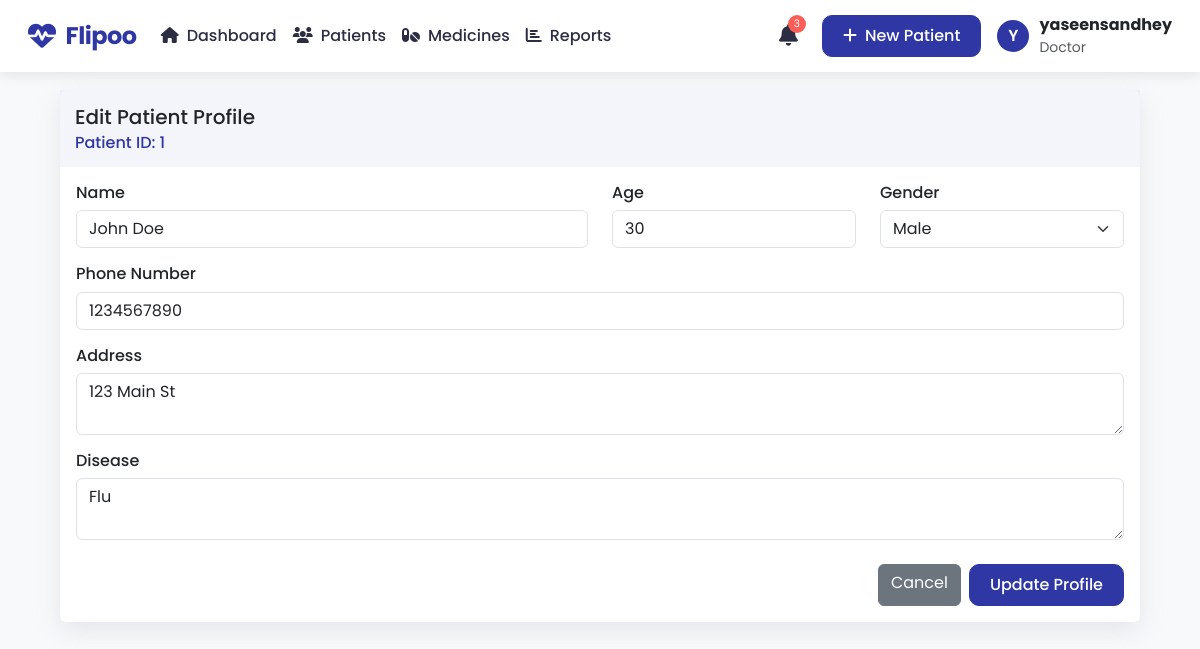
The page /editPatient.php?id=1 (signed in) on the database its author committed.
### tables this page shows
CREATE TABLE `patient` (
  `id` int(11) NOT NULL,
  `name` varchar(100) NOT NULL,
  `age` int(10) NOT NULL,
  `gender` varchar(10) NOT NULL,
  `contact` double NOT NULL,
  `address` varchar(200) NOT NULL,
  `disease` varchar(100) NOT NULL,
  `registration_date` date DEFAULT curdate()
);

### editPatient.php (the view, shortened to what this page needs)
<?php
include 'dbConnect.php';
$patient_id = $_GET['id'];
$patient_sql = "SELECT * FROM patient WHERE id = $patient_id";
$patient_result = mysqli_query($conn, $patient_sql);
$patient = mysqli_fetch_assoc($patient_result);
?>
<!DOCTYPE html>
<html lang="en">
<head>
    <link rel="stylesheet" href="assets/bootstrap/css/bootstrap.min.css">
    <link rel="stylesheet" href="https://cdnjs.cloudflare.com/ajax/libs/font-awesome/6.0.0-beta3/css/all.min.css">
    <link rel="stylesheet" href="style.css">
</head>
<body>
    <?php include 'header.php'; ?>
    <div class="container-fix mb-4">
        <div class="card profile-box">
            <div class="profile-head">
                <h5 class="card-title">Edit Patient Profile</h5>
                <h6 class="card-subtitle primary-color">Patient ID: <?php echo $patient_id ?></h6>
            </div>
            <div class="card-body">
                <form method="POST" action="">
                    <div class="row">
                        <div class="col-md-6 mb-3">
                            <h6 for="name" class="form-label">Name</h6>
                            <input type="text" class="form-control" id="name" name="name" value="<?php echo $patient['name']; ?>" required>
                        </div>
                        <div class="col-md-3 mb-3">
                            <h6 for="age" class="form-label">Age</h6>
                            <input type="number" class="form-control" id="age" name="age" value="<?php echo $patient['age']; ?>" required>
                        </div>
                        <div class="col-md-3 mb-3">
                            <h6 for="gender" class="form-label">Gender</h6>
                            <select class="form-select" id="gender" name="gender" required>
                                <option value="male" <?php echo ($patient['gender'] == 'male') ? 'selected' : ''; ?>>Male</option>
                            </select>
                        </div>
                    </div>
                    <div class="mb-3">
                        <h6 for="contact" class="form-label">Phone Number</h6>
                        <input type="text" class="form-control" id="contact" name="contact" value="<?php echo $patient['contact']; ?>" required>
                    </div>
                    <div class="mb-3">
                        <h6 for="address" class="form-label">Address</h6>
                        <textarea class="form-control" id="address" name="address" rows="2" required><?php echo $patient['address']; ?></textarea>
                    </div>
                    <div class="mb-3">
                        <h6 for="disease" class="form-label">Disease</h6>
                        <textarea class="form-control" id="disease" name="disease" rows="2" required><?php echo $patient['disease']; ?></textarea>
                    </div>
                    <div class="d-flex justify-content-end button-group mt-4">
                        <a href="patientDetails.php?id=<?php echo $patient_id; ?>" class="btn btn-secondary me-2">Cancel</a>
                        <button type="submit" class="btn custom-btn">Update Profile</button>
                    </div>
                </form>
            </div>
        </div>
    </div>
</body>
</html>

### style.css (style rules this page uses)
:root { --primary-color: #5D5FEF; --secondary-text-color: #A0A3B1; --text-color: #2B2D42; --background-color: #FFFFFF; --accent-red: #FF5E57; --accent-green: #00C896; --accent-blue: #00A3FF; --accent-purple: #6C63FF; --hover-background: #F0F4FF; }
.container-fix { margin-left: 60px; margin-right: 60px; }
.custom-btn { background-color: #2E37A4 !important; color: white !important; }
.primary-color { color: #2E37A4; }
body { background-color: #f8f9fb !important; font-family: "Poppins", sans-serif !important; }
.profile-head { background-color: rgba(46, 55, 164, 0.05); padding: 15px; }
.profile-box { box-shadow: rgba(149, 157, 165, 0.2) 0px 8px 24px; border: none !important; }

### header.php (style rules this page uses)
:root { --primary-color: #2E37A4; --secondary-color: #F0F4FF; --accent-color: #4f57d1; --text-color: #2B2D42; --light-text: #A0A3B1; --danger-color: #FF5E57; --success-color: #00C896; --border-radius: 10px; --box-shadow: 0 4px 12px rgba(0, 0, 0, 0.08); --transition: all 0.3s ease; }
.custom-btn { background-color: var(--primary-color) !important; color: white !important; border-radius: var(--border-radius); padding: 0.5rem 1.25rem; transition: var(--transition); border: 1px solid var(--primary-color); font-weight: 500; }

### rows shown on the page
patient: name "John Doe", age "30", gender "Male", contact "1234567890", address "123 Main St", disease "Flu"

### other values the page prints
$notificationCount "3"
$firstLetter "Y"
$username "yaseensandhey"
$patient_id "1"
